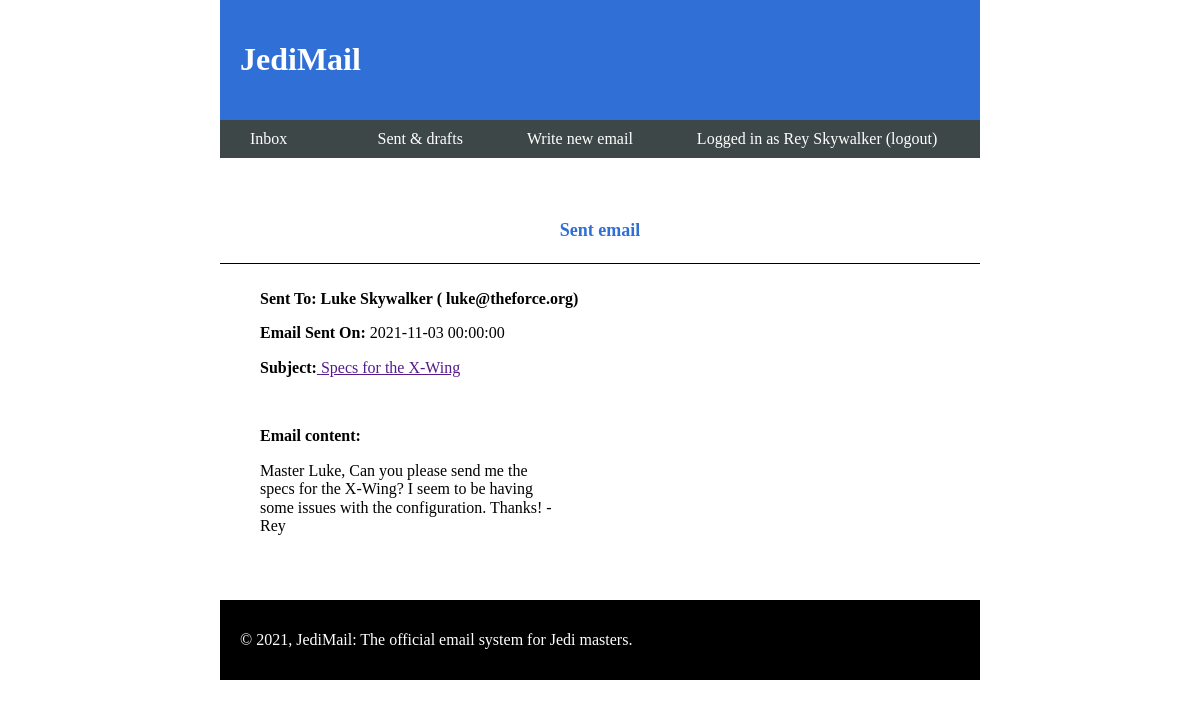
Page /index.php?show=sent&mailID=5 (signed in) on the committed database.
### tables this page shows
CREATE TABLE `j_user` (
  `j_user_id` int(11) NOT NULL,
  `j_user_fname` varchar(128) NOT NULL,
  `j_user_lname` varchar(128) NOT NULL,
  `j_user_login_id` int(11) NOT NULL,
  `j_user_sabercolour` varchar(32) NOT NULL
);

CREATE TABLE `j_mail` (
  `j_mail_id` int(11) NOT NULL,
  `j_mail_recipient_email` varchar(256) NOT NULL,
  `j_mail_recipient_fullname` varchar(256) NOT NULL,
  `j_mail_sender_email` varchar(256) NOT NULL,
  `j_mail_sender_fullname` varchar(256) NOT NULL,
  `j_mail_subject` varchar(256) NOT NULL,
  `j_mail_text` varchar(512) NOT NULL,
  `j_mail_date` datetime NOT NULL,
  `j_mail_draft` int(11) NOT NULL
);

### includes/functions.php (called while the page is built, shortened)
<?php
function fullName($con,$usermail){
	$query = "SELECT * FROM j_user INNER JOIN j_login ON j_user.j_user_id=j_login.j_id WHERE j_email = '$usermail'";
	$sql = mysqli_query($con, $query);
    $rw = mysqli_fetch_array($sql);
    $fname = $rw["j_user_fname"];
    $lname = $rw["j_user_lname"];
return  $fname.' '.$lname;
}
function mailDetails($con,$mailID){
	    $query = "SELECT * from j_mail WHERE j_mail_id=$mailID";
		$sql = mysqli_query($con, $query);
		$rw = mysqli_fetch_array($sql);
		return $rw;
}
?>

### includes/sent.php (the view, shortened to what this page needs)
<?php
if (isset($_GET['mailID'])) {
      $mailID= $_GET['mailID'];
      $getMail = mailDetails($conn,$mailID);
      $draftValue =  $getMail["j_mail_draft"];
      if ($draftValue=='0') {
          echo '  <nav class="login">
                      <h1>Sent email</h1>
                  </nav>
                  <div class="msgbox">
                      <p><strong>Sent To: '.$getMail["j_mail_recipient_fullname"].' ( '.$getMail["j_mail_recipient_email"].')</strong></p>
                      <p><strong>Email Sent On:</strong> '.$getMail["j_mail_date"].'</p>
                      <p><strong>Subject:</strong><a href=""> '.$getMail["j_mail_subject"].'</a></p><br>
                      <p><strong>Email content:</strong></p>
                      <p class="msgtxt">'.$getMail["j_mail_text"].'</p>
                  </div>
              ';
      }
} ?>

### includes/header.php (shortened to what this page needs)
<nav class='primary-nav'>
                <a href='index.php?show=inbox'>Inbox <span id='countinbox' style="visibility: hidden;"> (X)</span></a>
                <a href='index.php?show=sent'>Sent &amp; drafts</a>
                <a href='index.php?show=compose'>Write new email</a>
                <a href='includes/logout.php'>Logged in as <?php
                 echo fullName($conn, $usermail);
                ?> (logout)</a>
</nav>

### css/main.css (style rules this page uses)
body { display: grid; justify-content: center; }
.login { border-bottom: 1px solid black; text-align: center; }
.login h1 { color: #2f6fd6; font-size: 18px; padding:50px 0 10px 0; }
.primary-nav { background-color: #3e4747; padding: 10px 0; }
nav a { color: white ; text-decoration: none; padding:0 30px; }
.msgbox { padding: 10px 40px; }
.msgtxt { width: 300px; }

### rows in the picture
j_user: fullName($conn, $usermail) "Rey Skywalker"
j_mail: j_mail_recipient_fullname "Luke Skywalker", j_mail_recipient_email "luke@theforce.org", j_mail_date "2021-11-03 00:00:00", j_mail_subject "Specs for the X-Wing", j_mail_text "Master Luke, Can you please send me the specs for the X-Wing? I seem to be having some issues with the configuration. Thanks! - Rey"
